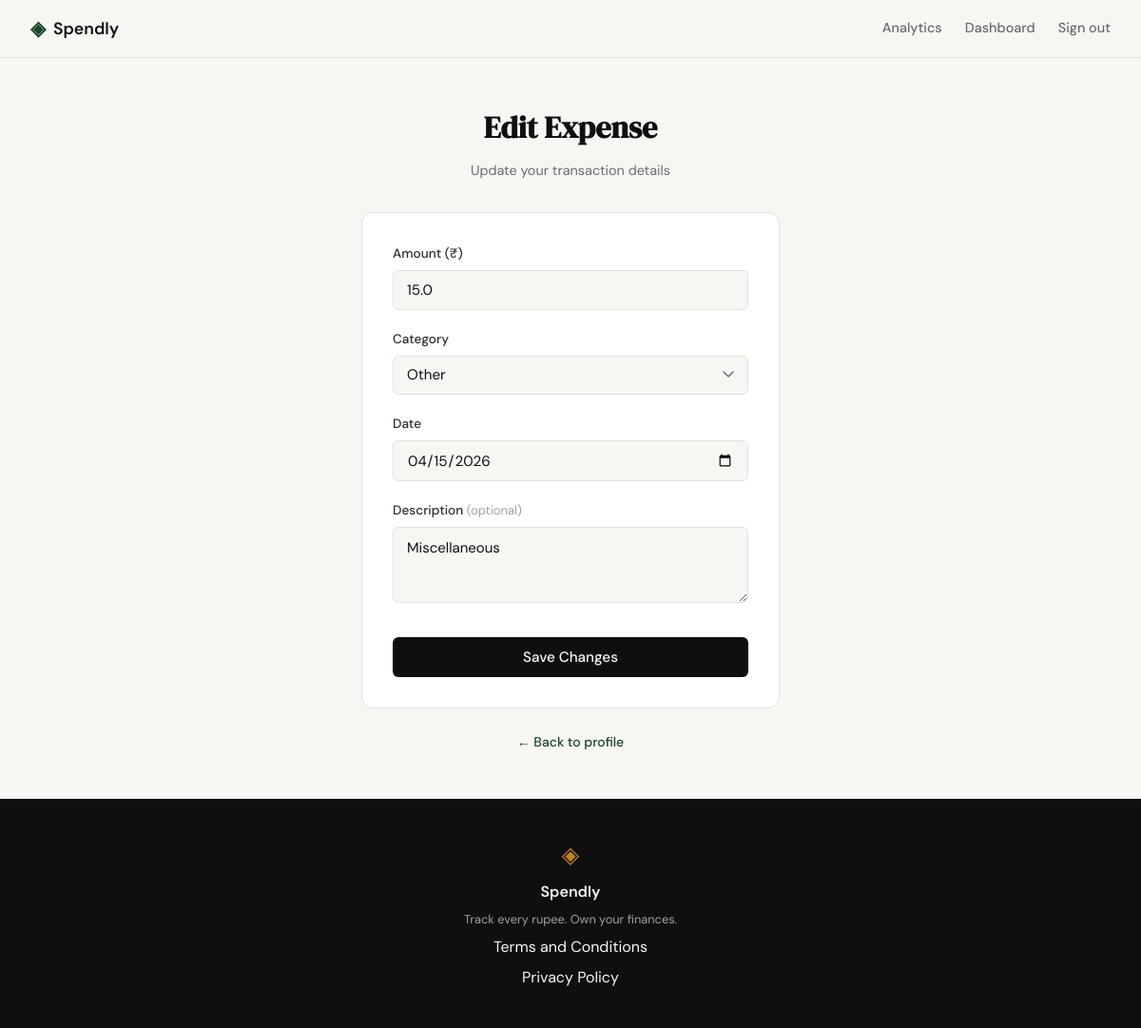
The app's page /expenses/7/edit (signed in), older data.
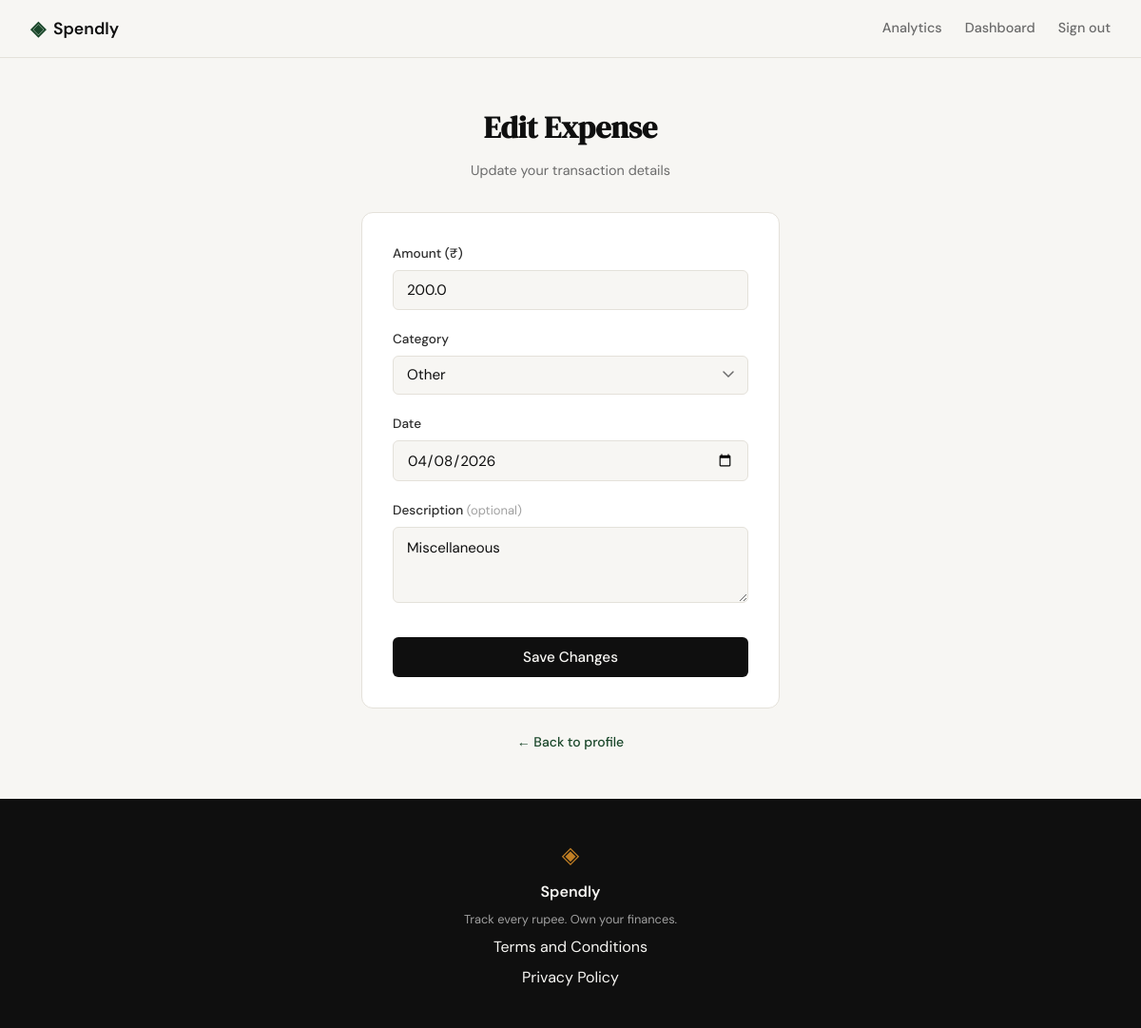
The same page, newer data.
### tables this page shows
CREATE TABLE expenses (
            id          INTEGER PRIMARY KEY AUTOINCREMENT,
            user_id     INTEGER NOT NULL REFERENCES users(id),
            amount      REAL    NOT NULL,
            category    TEXT    NOT NULL,
            date        TEXT    NOT NULL,
            description TEXT,
            created_at  TEXT    DEFAULT (datetime('now'))
        );

### app.py (the view, shortened to what this page needs)
@app.route("/expenses/<int:id>/edit", methods=["GET", "POST"])
def edit_expense(id):
    if not session.get("user_id"):
        return redirect(url_for("login"))
    expense = get_expense_by_id(id, session["user_id"])
    if expense is None:
        abort(404)
    if request.method == "GET":
        return render_template(
            "edit_expense.html",
            expense=expense,
            categories=CATEGORIES,
            form={},
        )

### database/db.py (called while the page is built)
def get_db():
    conn = sqlite3.connect(DB_PATH)
    conn.row_factory = sqlite3.Row
    conn.execute("PRAGMA foreign_keys = ON")
    return conn

### database/queries.py (called while the page is built)
def get_expense_by_id(expense_id, user_id):
    conn = get_db()
    row = conn.execute(
        "SELECT id, amount, category, date, description "
        "FROM expenses WHERE id = ? AND user_id = ?",
        (expense_id, user_id),
    ).fetchone()
    conn.close()
    if row is None:
        return None
    return {
        "id": row["id"],
        "amount": row["amount"],
        "category": row["category"],
        "date": row["date"],
        "description": row["description"] or "",
    }

### templates/edit_expense.html (shortened to what this page needs)
{% extends "base.html" %}
{% block head %}
<link rel="stylesheet" href="{{ url_for('static', filename='css/add_expense.css') }}">
{% endblock %}
{% block content %}
<section class="auth-section">
    <div class="auth-container">
        <div class="auth-header">
            <h1 class="auth-title">Edit Expense</h1>
            <p class="auth-subtitle">Update your transaction details</p>
        </div>
        <div class="auth-card">
            <form method="POST" action="{{ url_for('edit_expense', id=expense.id) }}">
                <div class="form-group">
                    <label for="amount">Amount (₹)</label>
                    <input type="number" id="amount" name="amount"
                           class="form-input"
                           placeholder="0.00"
                           step="0.01" min="0.01"
                           value="{{ form.get('amount', expense.amount) }}"
                           required autofocus>
                </div>
                <div class="form-group">
                    <label for="category">Category</label>
                    {% set selected_cat = form.get('category', expense.category) %}
                    <select id="category" name="category" class="form-input form-select" required>
                        {% for c in categories %}
                        <option value="{{ c }}" {% if selected_cat == c %}selected{% endif %}>{{ c }}</option>
                        {% endfor %}
                    </select>
                </div>
                <div class="form-group">
                    <label for="date">Date</label>
                    <input type="date" id="date" name="date"
                           class="form-input"
                           value="{{ form.get('date', expense.date) }}"
                           required>
                </div>
                <div class="form-group">
                    <label for="description">Description <span class="field-optional">(optional)</span></label>
                    <textarea id="description" name="description"
                              class="form-input form-textarea"
                              placeholder="What was this for?"
                              maxlength="200">{{ form.get('description', expense.description) }}</textarea>
                </div>
                <button type="submit" class="btn-submit">Save Changes</button>
            </form>
        </div>
        <p class="auth-switch">
            <a href="{{ url_for('profile') }}">← Back to profile</a>
        </p>
    </div>
</section>
{% endblock %}

Row changes from the older to the newer data that the page shows:
changed expenses "Other": amount "15.0" → "200.0"; date "04/15/2026" → "04/08/2026"
